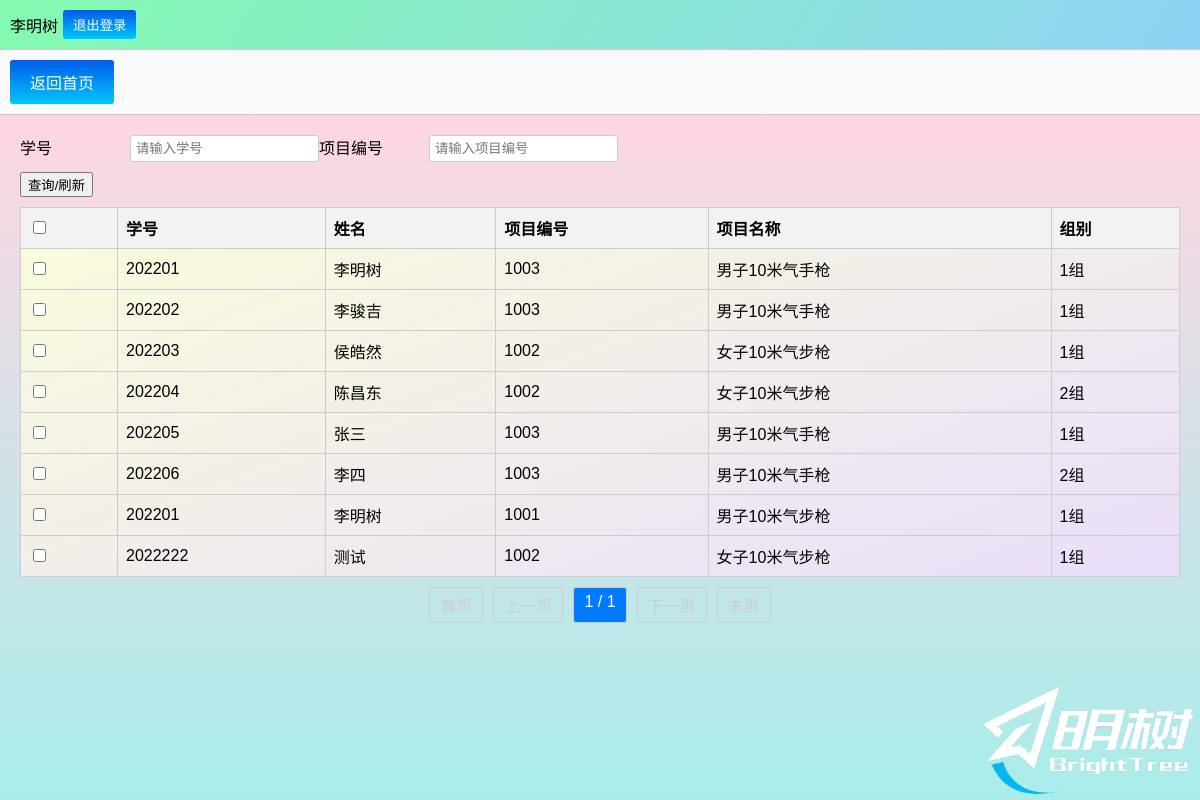
The page /user_participation/ on the database its author committed.
### app1/models.py (models this page shows, shortened)
class User(models.Model):
    user_id = models.CharField(max_length=20, unique=True)
    password = models.CharField(max_length=100)
    name = models.CharField(max_length=100,default=False)
    date_joined = models.DateTimeField(default=timezone.now)

class Contestant(models.Model):
    user = models.ForeignKey(User, on_delete=models.CASCADE)
    event = models.ForeignKey(Event, on_delete=models.CASCADE)
    group = models.CharField(max_length=50)
    registration_time = models.DateTimeField(auto_now_add=True)

class Event(models.Model):
    event_id = models.CharField(max_length=100)
    event_name = models.TextField()
    start_time = models.DateTimeField()
    end_time = models.DateTimeField()

### app1/views.py (the view)
# urls.py: path('user_participation/', views.user_participation, name='user_participation'),
def user_participation(request):
    response = checkloginuser(request)
    if response:
        return response
    user_ip = request.META.get('HTTP_X_FORWARDED_FOR', request.META.get('REMOTE_ADDR')).split(',')[0]
    try:
        login_record = NowLogin.objects.get(ip=user_ip)
        user_id = login_record.login  # 获取登录名，即user_id
        user = User.objects.get(user_id=user_id)
        user_name = user.name  # 获取用户名
    except NowLogin.DoesNotExist:
        user_name = None  # 如果没有找到对应的登录记录
    except User.DoesNotExist:
        user_name = None  # 如果没有找到对应的用户
    user_id = request.GET.get('user_id', '')
    event_id = request.GET.get('event_id', '')
    contestants = Contestant.objects.all()
    if user_id:
        contestants = contestants.filter(user__user_id=user_id)
    if event_id:
        contestants = contestants.filter(event__event_id=event_id)
    users = User.objects.all()
    events = Event.objects.all()
    paginator = Paginator(contestants, 10)  # 每页显示 10 条记录
    page_number = request.GET.get('page')  # 获取当前页码
    page_obj = paginator.get_page(page_number)  # 获取当前页的分页对象
    return render(request, 'user_participation.html', {
        'page_obj': page_obj,
        'user_id': user_id,
        'event_id': event_id,
        'user_name': user_name,
        'users': users,  # 传递用户数据
        'events': events  # 传递项目数据
    })

### app1/views.py (called while the page is built)
def checkloginuser(request):
    ip_address = request.META.get('REMOTE_ADDR')
    user_logged = NowLogin.objects.filter(ip=ip_address).exists()
    user_logged_in = NowLogin.objects.filter(ip=ip_address, success=False).exists()
    if not user_logged:
        return redirect('login')
    if user_logged_in:
        return redirect('login')
    return None

### app1/templates/user_participation.html (shortened to what this page needs)
<!DOCTYPE html>
<html lang="zh-CN">
<head>
    {% load static %}
</head>
<body>
    <div class="toolbar">
        <div class="left-section">
            {% if user_name %}
                <a>{{ user_name }}</a>
            {% else %}
                <a>用户</a>
            {% endif %}
            <a href="{% url 'logout' %}" class="register-btn"><button>退出登录</button></a>
            <img src="{% static 'images/logo.png' %}" alt="Logo" class="logo">
        </div>
    </div>
    <div class="button-bar">
        <a href="{% url 'user_dashboard' %}"><button>返回首页</button></a>
    </div>
    <div class="main-content">
<form method="GET" action="{% url 'user_participation' %}">
    <div class="input-row">
        <label for="user_id">学号</label>
        <input type="text" id="user_id" name="user_id" value="{{ user_id }}" placeholder="请输入学号">
        <label for="event_id">项目编号</label>
        <input type="text" id="event_id" name="event_id" value="{{ event_id }}" placeholder="请输入项目编号">
    </div>
    <div class="buttons">
        <button type="submit">查询/刷新</button>
    </div>
</form>
        <form method="POST" action="{% url 'delete_selected_participations' %}">
            <table class="table">
                <thead>
                    <tr>
                        <th class="checkbox-column">
                            <input type="checkbox" id="select-all">
                        </th>
                        <th>学号</th>
                        <th>姓名</th>
                        <th>项目编号</th>
                        <th>项目名称</th>
                        <th>组别</th>
                    </tr>
                </thead>
                <tbody>
                    {% if page_obj %}
                        {% for contestant in page_obj %}
                            <tr>
                                <td class="checkbox-column">
                                    <input type="checkbox" name="selected_participations" value="{{ contestant.id }}">
                                </td>
                                <td>{{ contestant.user.user_id }}</td>
                                <td>{{ contestant.user.name }}</td>
                                <td>{{ contestant.event.event_id }}</td>
                                <td>{{ contestant.event.event_name }}</td>
                                <td>{{ contestant.group }}组</td>
                            </tr>
                        {% empty %}
                            <tr>
                                <td colspan="6">没有数据（点击查询刷新）。</td>
                            </tr>
                        {% endfor %}
                    {% else %}
                        <tr>
                            <td colspan="6">没有数据（点击查询刷新）。</td>
                        </tr>
                    {% endif %}
                </tbody>
            </table>
        </form>
        <div class="pagination">
            {% if page_obj.has_previous %}
                <a href="?page=1&user_id={{ user_id }}&event_id={{ event_id }}">首页</a>
                <a href="?page={{ page_obj.previous_page_number }}&user_id={{ user_id }}&event_id={{ event_id }}">上一页</a>
            {% else %}
                <span class="disabled">首页</span>
                <span class="disabled">上一页</span>
            {% endif %}
            <span class="current-page">{{ page_obj.number }} / {{ page_obj.paginator.num_pages }}</span>
            {% if page_obj.has_next %}
                <a href="?page={{ page_obj.next_page_number }}&user_id={{ user_id }}&event_id={{ event_id }}">下一页</a>
                <a href="?page={{ page_obj.paginator.num_pages }}&user_id={{ user_id }}&event_id={{ event_id }}">末页</a>
            {% else %}
                <span class="disabled">下一页</span>
                <span class="disabled">末页</span>
            {% endif %}
        </div>
    </div>
</body>
</html>

### app1/templates/user_participation.html (style rules this page uses)
body { font-family: Arial, sans-serif; margin: 0; padding: 0; display: flex; flex-direction: column; align-items: stretch; height: 100vh; }
.logo { position: absolute; bottom: 0px; right: 0px; width: 220px; }
.toolbar { display: flex; align-items: center; justify-content: space-between; padding: 10px; background-image: linear-gradient(120deg, #84fab0 0%, #8fd3f4 100%); border-bottom: 1px solid #ccc; }
.toolbar .left-section { display: flex; align-items: center; }
.toolbar button { padding: 5px 10px; margin-left: 5px; border: none; background-image: linear-gradient(to top, #00c6fb 0%, #005bea 100%); color: white; border-radius: 3px; cursor: pointer; }
.button-bar { display: flex; justify-content: flex-start; padding: 10px; background-color: #f8f9fa; border-bottom: 1px solid #ccc; }
.button-bar button { padding: 10px 20px; margin-right: 10px; border: none; background-image: linear-gradient(to top, #00c6fb 0%, #005bea 100%); color: white; border-radius: 3px; cursor: pointer; font-size: 16px; }
.main-content { flex: 1; padding: 20px; box-sizing: border-box; background-image: linear-gradient(to top, #a8edea 0%, #fed6e3 100%); }
.input-row { display: flex; margin-bottom: 10px; }
.input-row label { width: 100px; margin-right: 10px; }
.input-row input { padding: 5px; border: 1px solid #ccc; border-radius: 3px; }
.buttons { margin-bottom: 10px; }
.table { width: 100%; border-collapse: collapse; background-image: linear-gradient(-20deg, #e9defa 0%, #fbfcdb 100%); }
.table th, .table td { border: 1px solid #ccc; padding: 8px; text-align: left; }
.table th { background-color: #f2f2f2; }
.pagination { display: flex; justify-content: center; padding: 10px; }
.pagination a, .pagination span { padding: 5px 10px; margin: 0 5px; border: 1px solid #ccc; border-radius: 3px; text-decoration: none; color: #007bff; }
.pagination .current-page { background-color: #007bff; color: white; }
.pagination .disabled { color: #ccc; pointer-events: none; }
.checkbox-column { text-align: center; }

### rows shown on the page
User: name "李明树"
Contestant: user.user_id "202201", user.name "李明树", event.event_id "1003", event.event_name "男子10米气手枪", group "1"
Contestant: user.user_id "202202", user.name "李骏吉", event.event_id "1003", event.event_name "男子10米气手枪", group "1"
Contestant: user.user_id "202203", user.name "侯皓然", event.event_id "1002", event.event_name "女子10米气步枪", group "1"
Contestant: user.user_id "202204", user.name "陈昌东", event.event_id "1002", event.event_name "女子10米气步枪", group "2"
Contestant: user.user_id "202205", user.name "张三", event.event_id "1003", event.event_name "男子10米气手枪", group "1"
Contestant: user.user_id "202206", user.name "李四", event.event_id "1003", event.event_name "男子10米气手枪", group "2"
Contestant: user.user_id "202201", user.name "李明树", event.event_id "1001", event.event_name "男子10米气步枪", group "1"
Contestant: user.user_id "2022222", user.name "测试", event.event_id "1002", event.event_name "女子10米气步枪", group "1"

### other values the page prints
{{ page_obj.number }} "1"
{{ page_obj.paginator.num_pages }} "1"
